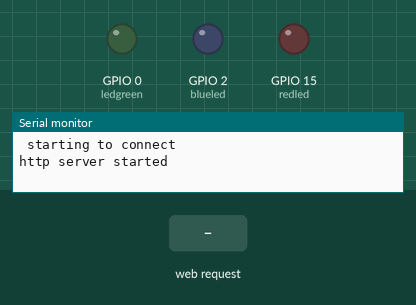
Recording of a program running on a simulated ESP32. On the bench: output pins drawn as LEDs (lit = HIGH), the last lines printed to the serial monitor. Inputs (shaded band) come from the test bench.

Above: at 2.2 s.
2.3 s: HTTP request GET /ledon received
At 2.8 s:
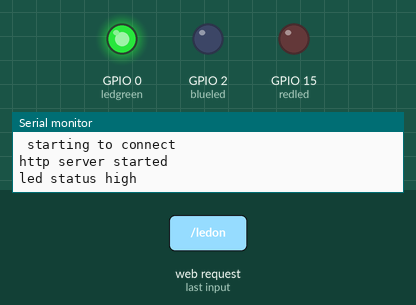
3.8 s: HTTP request GET / received
At 5.2 s:
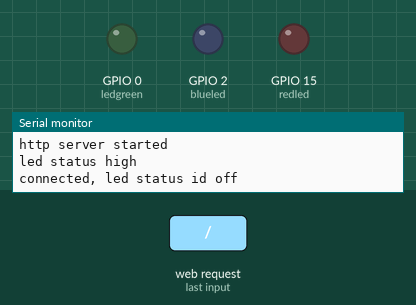
Timing chart, 0 to 6.8 s (numbered marks = the images above; inputs shaded):
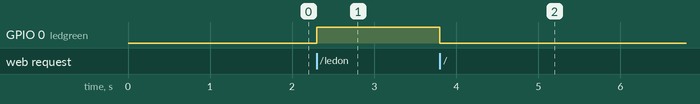

The program:

main.cpp
```cpp
// #include <Arduino.h>
// #include <WiFi.h>
#include <WebServer.h>

#define redled 15
#define blueled 2
#define ledgreen 0

#define SSID "ESP WIFI"
#define PASSWORD "123456"

IPAddress local_ip(192,168,1,1);
IPAddress gateway(192,168,1,1);
IPAddress subnet(255,255,255,0);

WebServer server(80);
bool ledstatus = LOW;

void handle_OnConnect ();
void handle_OffLed ();
void handle_OnLed ();
void handle_OnNotFound ();

void setup()
{

  Serial.begin(115200);
  pinMode(redled, OUTPUT);
  pinMode(blueled, OUTPUT);
  pinMode(ledgreen, OUTPUT);

  WiFi.softAP(SSID, PASSWORD);
  WiFi.softAPConfig(local_ip, gateway, subnet);

  Serial.println(" starting to connect ");
  delay(1000);

  server.on("/", handle_OnConnect);
  server.on("/ledoff", handle_OffLed);
  server.on("/ledon", handle_OnLed);
  server.onNotFound(handle_OnNotFound);

  server.begin();
  Serial.println("http server started");

}

void loop()
{

  server.handleClient();                                     // listen for incoming clients

  if (ledstatus)
  {
    digitalWrite(ledgreen, HIGH);
  }

  else
  {
    digitalWrite(ledgreen, LOW);
  }
}

String gethtml(){

  String htmlcode = "<!DOCTYPE html> <html>\n";
  htmlcode += "<head> <meta name \"viewport\" content =\"width = device-width, initial-scale=1.0, user-scalable=no\">\n";
  htmlcode += "<title>led control</title>\n";

  htmlcode += " </head>\n";
  htmlcode += "<body>\n";

  htmlcode += "<h1>Simple ESP32 Web server controll</h1>\n";
  htmlcode += "<h3>Acess point mode </h3>\n";

  if (ledstatus)
  {
    htmlcode += "<h5> Green led is on </h5><a href=\"/ledoff\"> Turn off </a>\n";
  }
  else
  {
    htmlcode += "<h5> Green led is off </h5><a href=\"/ledon\"> Turn on </a>\n";
  }
  htmlcode += "</body>\n";
  htmlcode += "</html>\n";

  return htmlcode;

}

void handle_OnConnect ()
{
  ledstatus = LOW;
  Serial.println("\nconnected, led status id off");
  server.send(200, "text/html", gethtml());

}

void handle_OnLed ()
{
  ledstatus = HIGH;
  Serial.println("led status high");
  server.send(200, "text/html", gethtml());

}
void handle_OffLed ()
{
  ledstatus = LOW;
  Serial.println("led status low");
  server.send(200, "text/html", gethtml());

}
void handle_OnNotFound ()
{
  ledstatus = LOW;
  Serial.println("Not found, led status id off");
  server.send(404, "text/plain", "Not found bro");

}
```

Measured:
- after the input at 2.3 s, GPIO 0 (ledgreen): LOW → HIGH at once
- after the input at 3.8 s, GPIO 0 (ledgreen): HIGH → LOW at once
